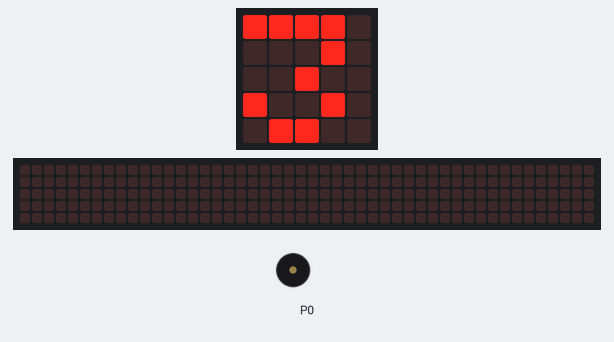
This program was run on a simulated BBC micro:bit (MakeCode). Shown: the board's 5×5 LED display, a strip that is not on the board, showing the scrolling text unrolled, buzzer (waves = sounding). The 48×5 strip is a reading aid, not a part: it shows the text the display is scrolling, unrolled, one strip-width of it at a time. At 5.7 s the program stops and its outputs stay as they are.

Above: at 0.1 s.
At 0.9 s:
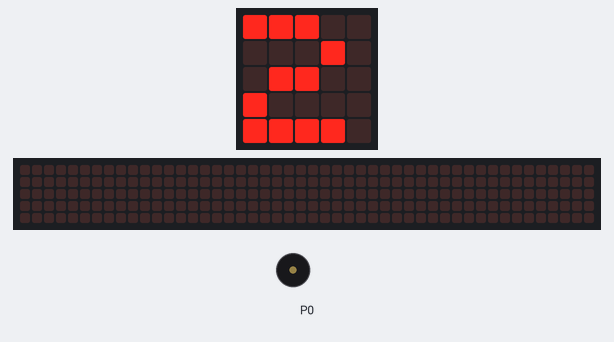
At 2.5 s:
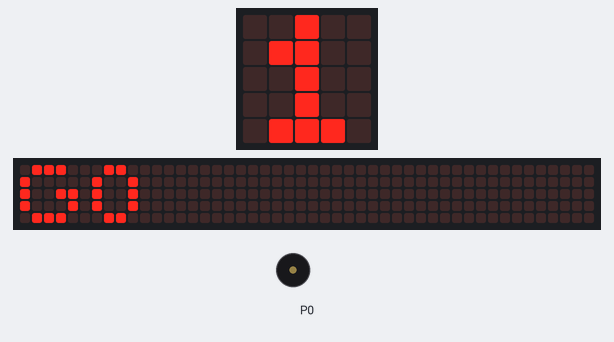
At 4.8 s:
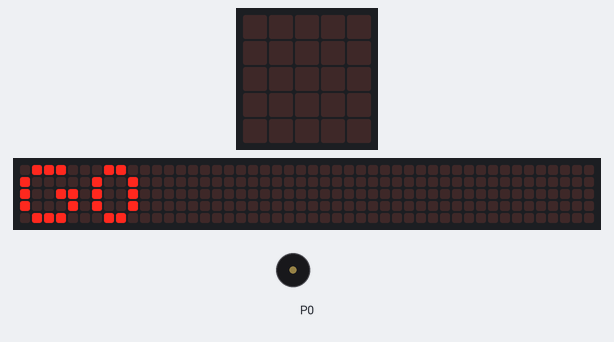
Timing chart, 0 to 7.2 s (numbered marks = the images above):
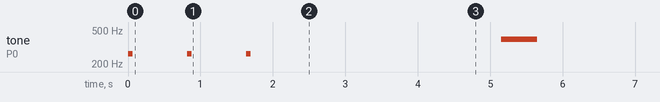

Measured:
- what the display in image 0 shows lasts 0.8 s, from 0.1 s to 0.9 s

The program:

main.ts
```typescript
for (let index = 0; index <= 2; index++) {
    music.play(music.tonePlayable(262, music.beat(BeatFraction.Eighth)), music.PlaybackMode.UntilDone)
    basic.showNumber(3 - index)
}
basic.showString("GO")
music.play(music.tonePlayable(392, music.beat(BeatFraction.Whole)), music.PlaybackMode.UntilDone)
```

test.ts
```typescript
// тут проходять випробування; ця компіляція не відбуватиметься, коли цей пакет використовуватиметься як розширення.
```
